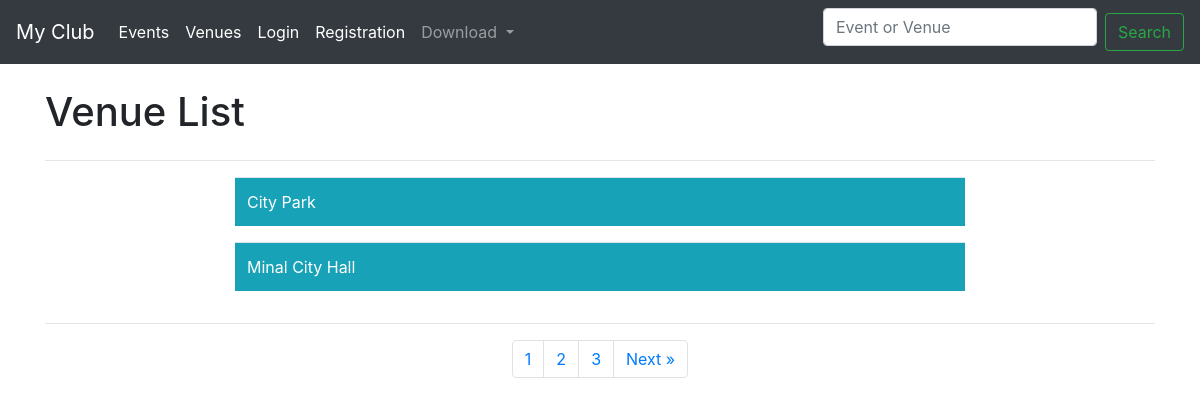
/venues/, run on an earlier commit of the app's database.
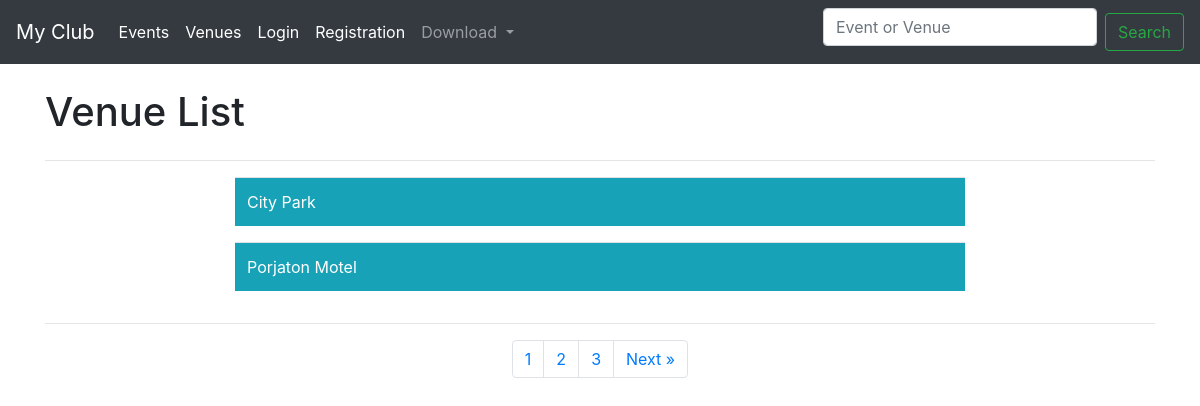
And on a later commit of the database.
### events/models.py (models this page shows, shortened)
class Venue(models.Model):
	name = models.CharField('Venue name', max_length=120)
	address = models.CharField(max_length=300)
	zip_code = models.CharField('Zip Code',max_length=10,blank=True)
	phone = models.CharField('Contact phone',max_length=15,blank=True)
	web = models.URLField('Website address', blank=True)
	email = models.EmailField('Email address',blank=True)

### events/views.py (the view)
# urls.py: path('venues/', views.all_venues, name='list-venue'),
def all_venues(request):
	p = Paginator(Venue.objects.all().order_by('name'),2)
	page = request.GET.get('page')
	venues = p.get_page(page)
	nums = "a" * venues.paginator.num_pages
	return render(request, 'events/venue_list.html', {'venues':venues,'nums':nums})

### events/templates/events/venue_list.html (shortened to what this page needs)
{% extends 'events/base.html' %}
    {% block content %}
    <div class="row">
      <div class="col-8"><h1>Venue List</h1></div>
    </div><hr>
   <center>
  {% for venue in venues %}
    <div class="row">
      <div class="col-lg-8 offset-lg-2 text-center">
        <table class="table table-hover bg-info">
        <tbody>
          <tr>
          <td>
            <div class="row">
              <div class="col-8">
                <a class="float-left" style="color:white !important; text-decoration: none;" href="{% url 'show-venue' venue.id %}">{{venue.name | title }}</a>
              </div>
            </div>
          </td>
            </tr>
        </tbody>
      </table>
      </div><br>
    </div>
      {% endfor %}
      <hr>
        <nav aria-label="Page navigation">
        <ul class="pagination justify-content-center">
      {% for i in nums %}
        <li class="page-item"><a class="page-link" href="?page={{forloop.counter}}">{{forloop.counter}}</a></li>
      {% endfor %}
      {% if venues.has_next %}
        <li class="page-item"><a class="page-link" href="?page={{venues.next_page_number}}">Next &raquo</a></li>
      {% endif %}
        </ul>
    </nav>
      <br><br><br>
    {% endblock content %}

What changed in the data, as far as the page shows it:
no longer on this page (row edited): Venue: name "Minal City Hall"
now on this page (row edited): Venue: name "Porjaton Motel"
